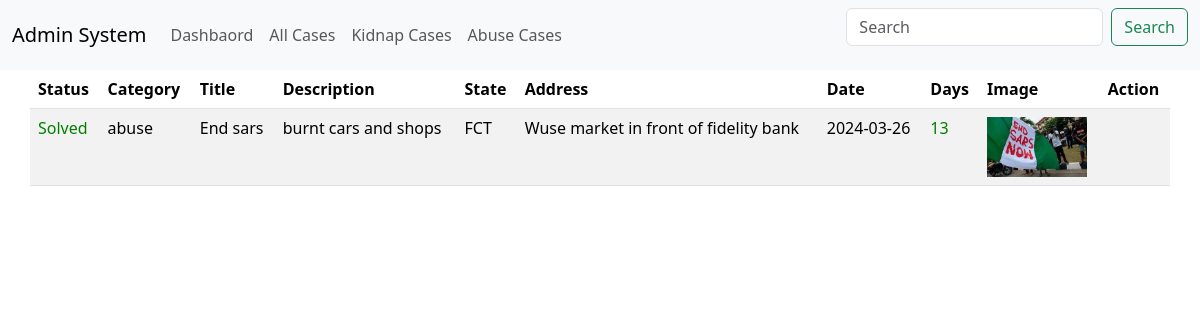
Page /admin/cases.php?q=abuse on the committed database.
### tables this page shows
CREATE TABLE `tb_cases` (
  `case_id` int(11) NOT NULL,
  `case_date` date DEFAULT current_timestamp(),
  `case_title` varchar(25) DEFAULT NULL,
  `case_description` varchar(252) DEFAULT NULL,
  `cover_image` varchar(150) DEFAULT NULL,
  `category` enum('kidnap','abuse') DEFAULT NULL,
  `case_time` time DEFAULT current_timestamp(),
  `case_state` varchar(25) DEFAULT NULL,
  `case_address` varchar(225) DEFAULT NULL,
  `case_status` enum('Solved','Pending','Closed') DEFAULT NULL
);

### admin/cases.php (the view, shortened to what this page needs)
<body>
    <head>
        <link href="https://cdn.jsdelivr.net/npm/bootstrap@5.3.3/dist/css/bootstrap.min.css" rel="stylesheet">
        <link rel="stylesheet" type="text/css" href="https://cdn.datatables.net/2.0.3/css/dataTables.dataTables.css">
    </head>
    <?php
    include 'header.php';
    include '../connect.php';
    $sql = "SELECT * FROM tb_cases";
    if (isset($_GET['q']) && !empty($_GET['q'])) {
        $q = $_GET['q'];
        $sql = "SELECT * FROM tb_cases where category= '$q'";
    }
    $result = $conn->query($sql);
    ?>
    <div class="container">
        <div class="row">
            <table id="example" class="table table-hover table-striped display">
                <thead>
                    <tr>
                        <th>Status</th>
                        <th>Category</th>
                        <th>Title</th>
                        <th>Description</th>
                        <th>State</th>
                        <th>Address</th>
                        <th>Date</th>
                        <th>Days</th>
                        <th>Image</th>
                        <th>Action</th>
                    </tr>
                </thead>
                <tbody>
                    <?php
                    if ($result->num_rows > 0) {
                        while ($row = $result->fetch_assoc()) {
                            $status = $row["case_status"];
                            $color = "";
                            switch ($status) {
                                case "Solved":
                                    $color = "green";
                                    break;
                            }
                            $case_date = new DateTime($row["case_date"]);
                            $current_date = new DateTime();
                            $interval = $current_date->diff($case_date);
                            echo "<tr>";
                            echo "<td style='color: $color'>" . $row["case_status"] . "</td>";
                            echo "<td>" . $row["category"] . "</td>";
                            echo "<td>" . $row["case_title"] . "</td>";
                            echo "<td>" . $row["case_description"] . "</td>";
                            echo "<td>" . $row["case_state"] . "</td>";
                            echo "<td>" . $row["case_address"] . "</td>";
                            echo "<td>" . $row["case_date"] . "</td>";
                            echo "<td style='color: $color'>" . $interval->days  . "</td>";
                            echo "<td><img src='../uploads/" . $row["cover_image"] . "' alt='Image' style='max-width: 100px;'></td>";
                            echo "<td>";
                            echo "</td>";
                            echo "</tr>";
                        }
                    } else {
                        echo "<tr><td colspan='6'>No data found</td></tr>";
                    }
                    ?>
                </tbody>
            </table>
        </div>
    </div>
</body>

### rows in the picture
tb_cases: case_status "Solved", category "abuse", case_title "End sars", case_description "burnt cars and shops", case_state "FCT", case_address "Wuse market in front of fidelity bank", case_date "2024-03-26", case_date "13", cover_image (picture)
